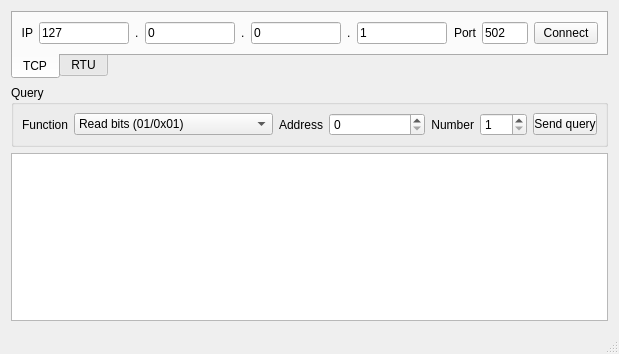
<?xml version="1.0" encoding="UTF-8"?>
<ui version="4.0">
 <class>MainWindow</class>
 <widget class="QMainWindow" name="MainWindow">
  <property name="geometry">
   <rect>
    <x>0</x>
    <y>0</y>
    <width>595</width>
    <height>354</height>
   </rect>
  </property>
  <property name="windowTitle">
   <string>MODBUS MASTER</string>
  </property>
  <widget class="QWidget" name="centralWidget">
   <layout class="QVBoxLayout" name="verticalLayout">
    <item>
     <widget class="QTabWidget" name="connectionTabWidget">
      <property name="maximumSize">
       <size>
        <width>16777215</width>
        <height>68</height>
       </size>
      </property>
      <property name="autoFillBackground">
       <bool>false</bool>
      </property>
      <property name="tabPosition">
       <enum>QTabWidget::South</enum>
      </property>
      <property name="tabShape">
       <enum>QTabWidget::Rounded</enum>
      </property>
      <property name="currentIndex">
       <number>0</number>
      </property>
      <property name="elideMode">
       <enum>Qt::ElideNone</enum>
      </property>
      <widget class="QWidget" name="tcpTab">
       <attribute name="title">
        <string>TCP</string>
       </attribute>
       <layout class="QHBoxLayout" name="tcpHorizontalLayout">
        <property name="margin">
         <number>8</number>
        </property>
        <item>
         <widget class="QLabel" name="ipLabel">
          <property name="text">
           <string>IP</string>
          </property>
          <property name="alignment">
           <set>Qt::AlignRight|Qt::AlignTrailing|Qt::AlignVCenter</set>
          </property>
         </widget>
        </item>
        <item>
         <widget class="QLineEdit" name="ipOct1LineEdit">
          <property name="inputMask">
           <string>000; </string>
          </property>
          <property name="text">
           <string>127</string>
          </property>
          <property name="alignment">
           <set>Qt::AlignLeading|Qt::AlignLeft|Qt::AlignVCenter</set>
          </property>
         </widget>
        </item>
        <item>
         <widget class="QLabel" name="dot1Label">
          <property name="text">
           <string>.</string>
          </property>
         </widget>
        </item>
        <item>
         <widget class="QLineEdit" name="ipOct2LineEdit">
          <property name="inputMask">
           <string>000; </string>
          </property>
          <property name="text">
           <string>0</string>
          </property>
         </widget>
        </item>
        <item>
         <widget class="QLabel" name="dot2Label">
          <property name="text">
           <string>.</string>
          </property>
         </widget>
        </item>
        <item>
         <widget class="QLineEdit" name="ipOct3LineEdit">
          <property name="inputMask">
           <string>000; </string>
          </property>
          <property name="text">
           <string>0</string>
          </property>
         </widget>
        </item>
        <item>
         <widget class="QLabel" name="dot3Label">
          <property name="text">
           <string>.</string>
          </property>
         </widget>
        </item>
        <item>
         <widget class="QLineEdit" name="ipOct4LineEdit">
          <property name="inputMask">
           <string>000; </string>
          </property>
          <property name="text">
           <string>1</string>
          </property>
         </widget>
        </item>
        <item>
         <widget class="QLabel" name="portLabel">
          <property name="text">
           <string>Port</string>
          </property>
          <property name="alignment">
           <set>Qt::AlignRight|Qt::AlignTrailing|Qt::AlignVCenter</set>
          </property>
         </widget>
        </item>
        <item>
         <widget class="QLineEdit" name="portLineEdit">
          <property name="maximumSize">
           <size>
            <width>64</width>
            <height>16777215</height>
           </size>
          </property>
          <property name="inputMask">
           <string>00000; </string>
          </property>
          <property name="text">
           <string>502</string>
          </property>
          <property name="maxLength">
           <number>5</number>
          </property>
         </widget>
        </item>
        <item>
         <widget class="QPushButton" name="tcpConnectPushButton">
          <property name="maximumSize">
           <size>
            <width>64</width>
            <height>16777215</height>
           </size>
          </property>
          <property name="text">
           <string>Connect</string>
          </property>
         </widget>
        </item>
       </layout>
      </widget>
      <widget class="QWidget" name="rtuTab">
       <attribute name="title">
        <string>RTU</string>
       </attribute>
       <layout class="QHBoxLayout" name="rtuHorizontalLayout">
        <property name="margin">
         <number>8</number>
        </property>
        <item>
         <widget class="QLabel" name="serialPortLabel">
          <property name="text">
           <string>Serial port</string>
          </property>
          <property name="alignment">
           <set>Qt::AlignRight|Qt::AlignTrailing|Qt::AlignVCenter</set>
          </property>
         </widget>
        </item>
        <item>
         <widget class="QLineEdit" name="serialPortLineEdit">
          <property name="minimumSize">
           <size>
            <width>42</width>
            <height>0</height>
           </size>
          </property>
          <property name="text">
           <string>COM1</string>
          </property>
         </widget>
        </item>
        <item>
         <widget class="QLabel" name="baudLabel">
          <property name="text">
           <string>Baud</string>
          </property>
          <property name="alignment">
           <set>Qt::AlignRight|Qt::AlignTrailing|Qt::AlignVCenter</set>
          </property>
         </widget>
        </item>
        <item>
         <widget class="QComboBox" name="baudComboBox">
          <property name="currentIndex">
           <number>3</number>
          </property>
          <item>
           <property name="text">
            <string>1200</string>
           </property>
          </item>
          <item>
           <property name="text">
            <string>2400</string>
           </property>
          </item>
          <item>
           <property name="text">
            <string>4800</string>
           </property>
          </item>
          <item>
           <property name="text">
            <string>9600</string>
           </property>
          </item>
          <item>
           <property name="text">
            <string>19200</string>
           </property>
          </item>
          <item>
           <property name="text">
            <string>38400</string>
           </property>
          </item>
          <item>
           <property name="text">
            <string>57600</string>
           </property>
          </item>
          <item>
           <property name="text">
            <string>115200</string>
           </property>
          </item>
         </widget>
        </item>
        <item>
         <widget class="QLabel" name="parityLabel">
          <property name="text">
           <string>Parity</string>
          </property>
          <property name="alignment">
           <set>Qt::AlignRight|Qt::AlignTrailing|Qt::AlignVCenter</set>
          </property>
         </widget>
        </item>
        <item>
         <widget class="QComboBox" name="parityComboBox">
          <property name="maximumSize">
           <size>
            <width>64</width>
            <height>16777215</height>
           </size>
          </property>
          <property name="editable">
           <bool>false</bool>
          </property>
          <property name="sizeAdjustPolicy">
           <enum>QComboBox::AdjustToContents</enum>
          </property>
          <item>
           <property name="text">
            <string>None</string>
           </property>
          </item>
          <item>
           <property name="text">
            <string>Even</string>
           </property>
          </item>
          <item>
           <property name="text">
            <string>Odd</string>
           </property>
          </item>
         </widget>
        </item>
        <item>
         <widget class="QLabel" name="dataBitsLabel">
          <property name="text">
           <string>Data bits</string>
          </property>
          <property name="alignment">
           <set>Qt::AlignRight|Qt::AlignTrailing|Qt::AlignVCenter</set>
          </property>
         </widget>
        </item>
        <item>
         <widget class="QComboBox" name="dataBitsComboBox">
          <property name="maximumSize">
           <size>
            <width>36</width>
            <height>16777215</height>
           </size>
          </property>
          <property name="currentIndex">
           <number>3</number>
          </property>
          <item>
           <property name="text">
            <string>5</string>
           </property>
          </item>
          <item>
           <property name="text">
            <string>6</string>
           </property>
          </item>
          <item>
           <property name="text">
            <string>7</string>
           </property>
          </item>
          <item>
           <property name="text">
            <string>8</string>
           </property>
          </item>
         </widget>
        </item>
        <item>
         <widget class="QLabel" name="stopBitsLabel">
          <property name="text">
           <string>Stop bits</string>
          </property>
          <property name="alignment">
           <set>Qt::AlignRight|Qt::AlignTrailing|Qt::AlignVCenter</set>
          </property>
         </widget>
        </item>
        <item>
         <layout class="QVBoxLayout" name="stopBitsVerticalLayout">
          <property name="spacing">
           <number>1</number>
          </property>
          <item>
           <widget class="QRadioButton" name="oneRadioButton">
            <property name="text">
             <string>1</string>
            </property>
            <property name="checked">
             <bool>true</bool>
            </property>
           </widget>
          </item>
          <item>
           <widget class="QRadioButton" name="twoRadioButton">
            <property name="text">
             <string>2</string>
            </property>
           </widget>
          </item>
         </layout>
        </item>
        <item>
         <widget class="QPushButton" name="rtuConnectPushButton">
          <property name="maximumSize">
           <size>
            <width>64</width>
            <height>16777215</height>
           </size>
          </property>
          <property name="text">
           <string>Open</string>
          </property>
         </widget>
        </item>
       </layout>
      </widget>
     </widget>
    </item>
    <item>
     <widget class="QGroupBox" name="queryGroupBox">
      <property name="title">
       <string>Query</string>
      </property>
      <layout class="QHBoxLayout" name="horizontalLayout_2">
       <property name="margin">
        <number>8</number>
       </property>
       <item>
        <widget class="QLabel" name="functionLabel">
         <property name="text">
          <string>Function</string>
         </property>
         <property name="alignment">
          <set>Qt::AlignRight|Qt::AlignTrailing|Qt::AlignVCenter</set>
         </property>
        </widget>
       </item>
       <item>
        <widget class="QComboBox" name="functionComboBox">
         <property name="minimumSize">
          <size>
           <width>162</width>
           <height>0</height>
          </size>
         </property>
         <item>
          <property name="text">
           <string>Read bits (01/0x01)</string>
          </property>
         </item>
         <item>
          <property name="text">
           <string>Read input bits (02/0x02)</string>
          </property>
         </item>
         <item>
          <property name="text">
           <string>Read registers (03/0x03)</string>
          </property>
         </item>
         <item>
          <property name="text">
           <string>Read input registers (04/0x04)</string>
          </property>
         </item>
         <item>
          <property name="text">
           <string>Write bit (05/0x05)</string>
          </property>
         </item>
         <item>
          <property name="text">
           <string>Write register (06/0x06)</string>
          </property>
         </item>
         <item>
          <property name="text">
           <string>Write bits (15/0x0F)</string>
          </property>
         </item>
         <item>
          <property name="text">
           <string>Write registers (16/0x10)</string>
          </property>
         </item>
         <item>
          <property name="text">
           <string>Write and read registers (23/0x17)</string>
          </property>
         </item>
        </widget>
       </item>
       <item>
        <widget class="QLabel" name="addressLabel">
         <property name="text">
          <string>Address</string>
         </property>
         <property name="alignment">
          <set>Qt::AlignRight|Qt::AlignTrailing|Qt::AlignVCenter</set>
         </property>
        </widget>
       </item>
       <item>
        <widget class="QSpinBox" name="addressSpinBox">
         <property name="minimumSize">
          <size>
           <width>96</width>
           <height>0</height>
          </size>
         </property>
         <property name="maximum">
          <number>999999</number>
         </property>
        </widget>
       </item>
       <item>
        <widget class="QLabel" name="numberLabel">
         <property name="text">
          <string>Number</string>
         </property>
         <property name="alignment">
          <set>Qt::AlignRight|Qt::AlignTrailing|Qt::AlignVCenter</set>
         </property>
        </widget>
       </item>
       <item>
        <widget class="QSpinBox" name="numberSpinBox">
         <property name="minimum">
          <number>1</number>
         </property>
         <property name="maximum">
          <number>128</number>
         </property>
        </widget>
       </item>
       <item>
        <widget class="QPushButton" name="sendQueryPushButton">
         <property name="maximumSize">
          <size>
           <width>64</width>
           <height>16777215</height>
          </size>
         </property>
         <property name="text">
          <string>Send query</string>
         </property>
        </widget>
       </item>
      </layout>
     </widget>
    </item>
    <item>
     <widget class="QTableWidget" name="resultTableWidget"/>
    </item>
   </layout>
  </widget>
  <widget class="QStatusBar" name="statusBar"/>
 </widget>
 <layoutdefault spacing="6" margin="11"/>
 <resources/>
 <connections/>
</ui>
